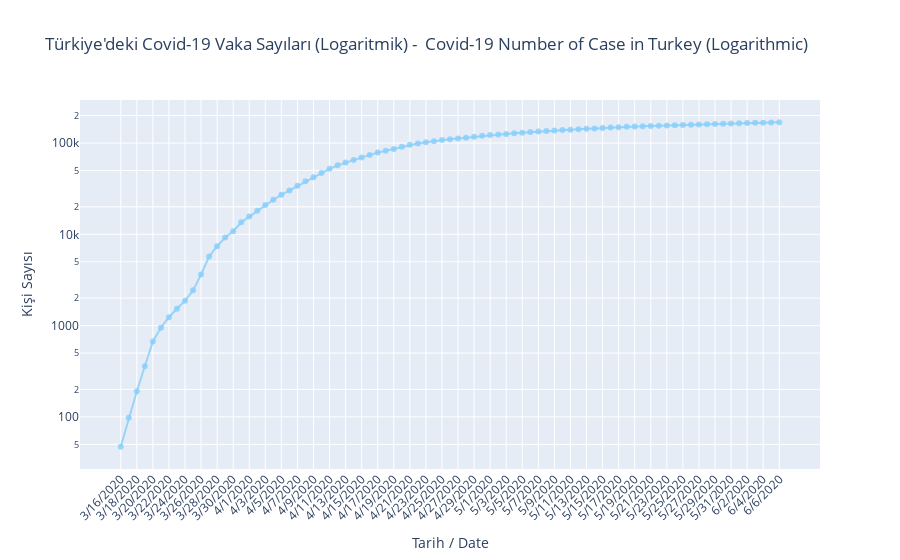

Here is the notebook cell this chart was saved with:
### Code cell
vaka = go.Scatter(x =mart15Sonrasi.Tarih,
                    y = mart15Sonrasi.Vaka,
                    mode = "lines+markers",
                    name = "Vaka / Cases",
                    marker = dict(color = 'rgba(135, 206, 250, 0.8)'),
                    text= mart15Sonrasi.Vaka
                   )
layout = dict(title = "Türkiye'deki Covid-19 Vaka Sayıları (Logaritmik) -  Covid-19 Number of Case in Turkey (Logarithmic)", 
              xaxis= dict(title= 'Tarih / Date'), yaxis= dict(title= 'Kişi Sayısı'), xaxis_tickangle=-45, yaxis_type="log")
fig = dict(data = vaka, layout = layout)
iplot(fig)
